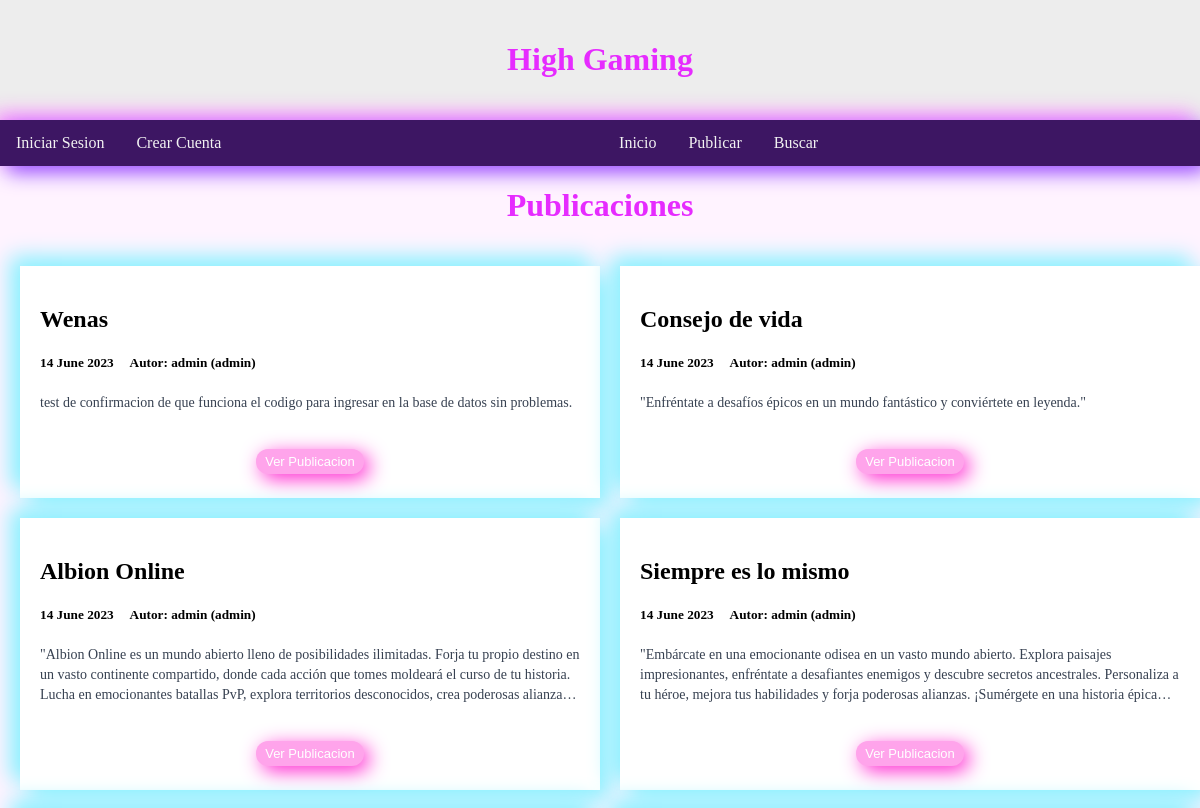
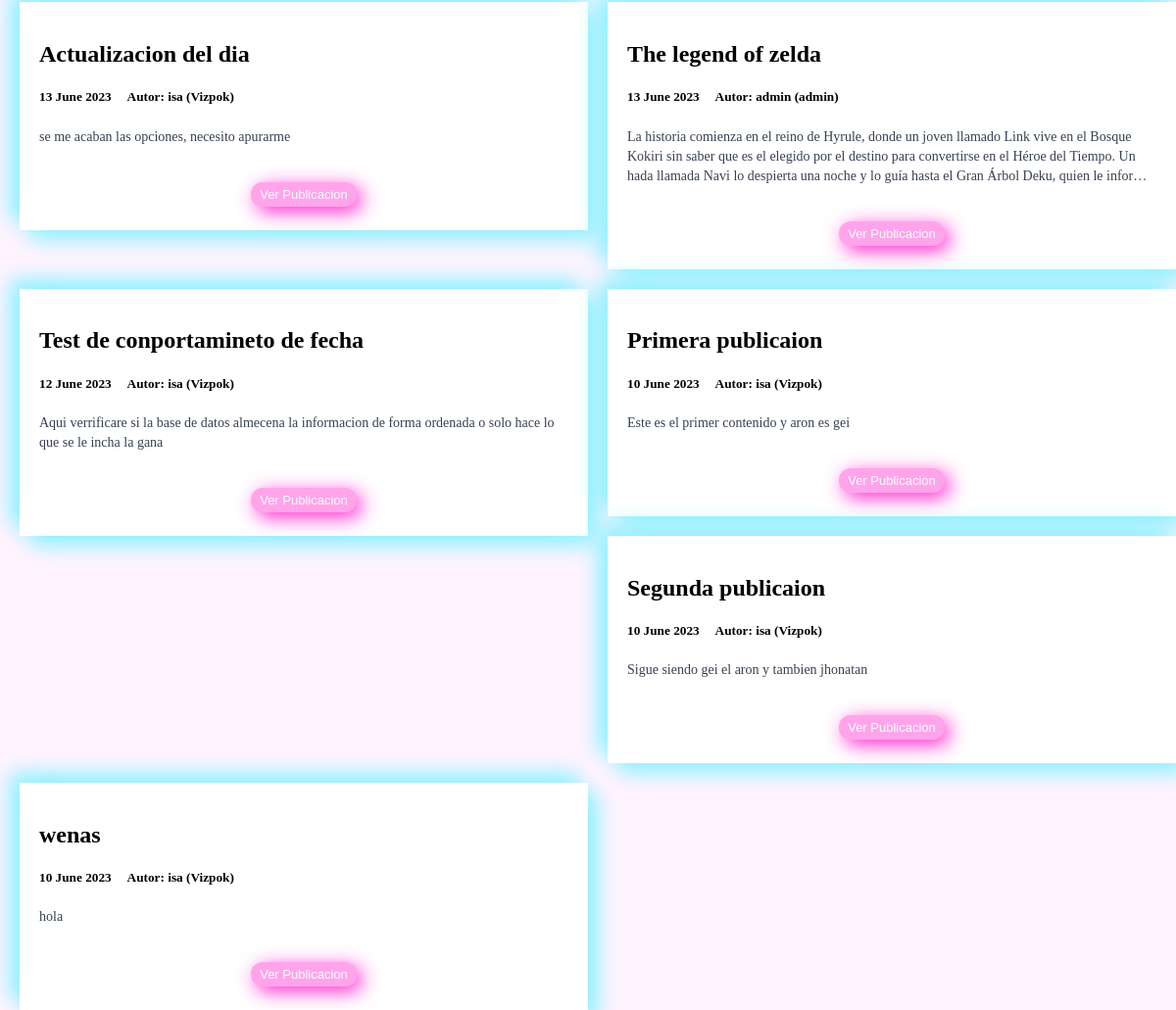
Before: / with the older database file (2 pictures, top to bottom).
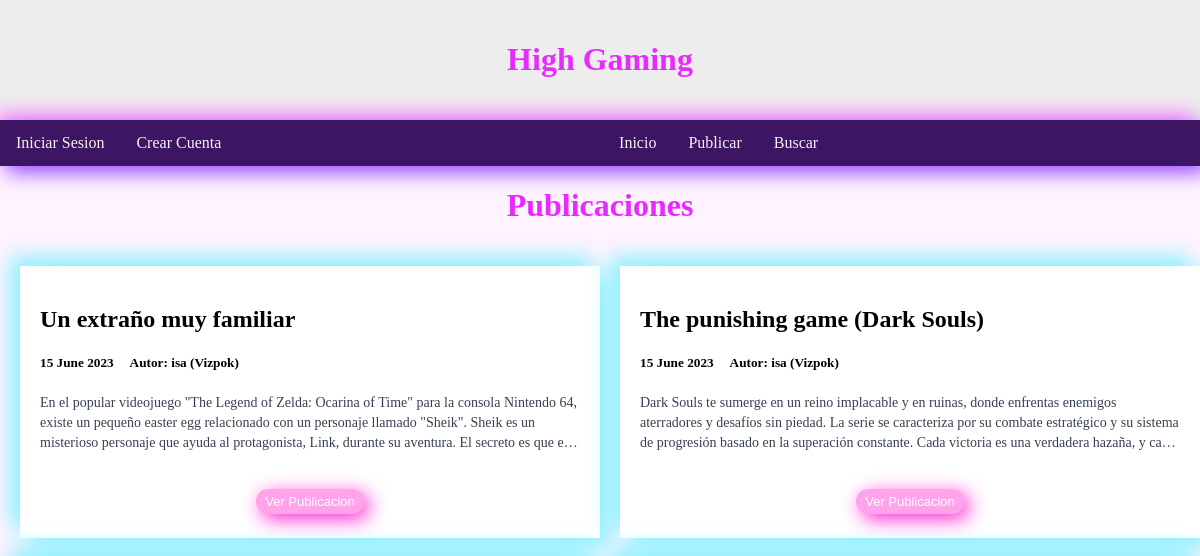
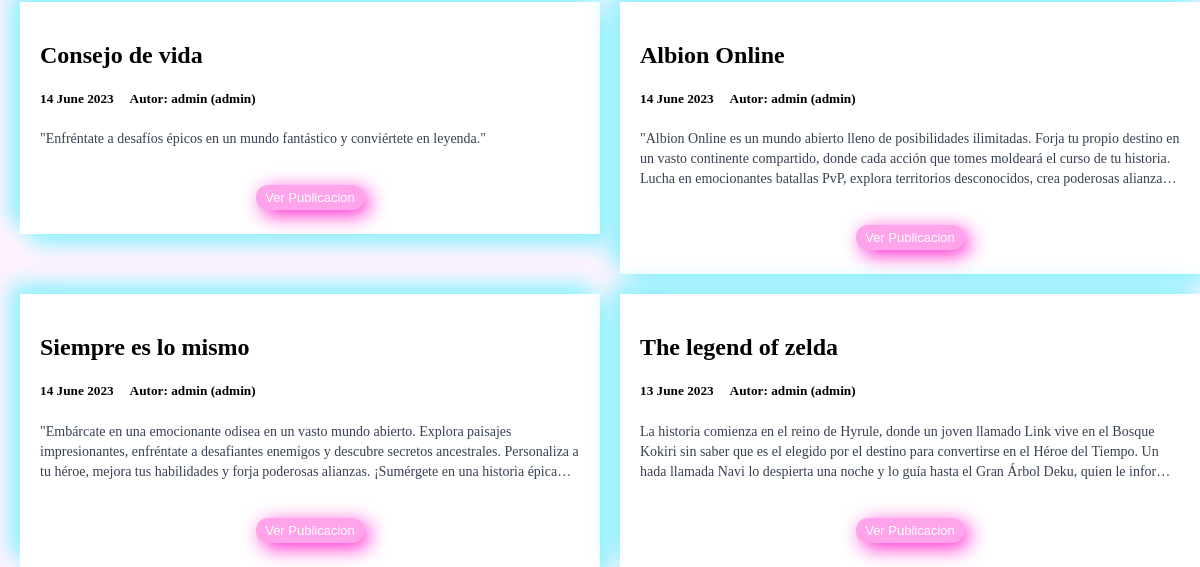
After: the same page with the newer database file (2 pictures, top to bottom).
### tables this page shows
CREATE TABLE `publicaciones` (
  `idp` varchar(34) NOT NULL,
  `id` varchar(34) NOT NULL,
  `titulo` varchar(100) NOT NULL,
  `publicacion` longtext NOT NULL,
  `fecha` varchar(36) NOT NULL
);

CREATE TABLE `sesion` (
  `id` varchar(36) NOT NULL,
  `usuario` varchar(104) NOT NULL,
  `apodo` varchar(100) NOT NULL,
  `contraseña` varchar(104) NOT NULL,
  `telefono` int(64) NOT NULL,
  `email` varchar(64) NOT NULL
);

### index.php (called while the page is built)
<?php
include('menuPage.php');
?>

### menuPage.php (the view, shortened to what this page needs)
<!DOCTYPE html>
<html>
<head>
</head>
  <body>
    <div class="header">
      <h1>High Gaming</h1>
    </div>
    <?php
    echo "<div class='topnav'>";
include("conf/startPage.php");
    echo "<div class='topnav-center'>
            <a href=''>Inicio</a>
            <a href='http://10.114.1.119/whiskey/publicarPage.php'>Publicar</a>
            <a href='http://10.114.1.119/whiskey/buscarPage.php'>Buscar</a>
          </div>
          <div class='topnav-right'></div>
        </div>";
    ?>
    <center>
    <h1>Publicaciones</h1>
    </center>
    <?php
$servername = "localhost";
$username = "root";
$password = "";
$dbname = "respaldo";
$conn = new mysqli($servername, $username, $password, $dbname);
$sql = "SELECT idp, id, titulo, publicacion, fecha FROM publicaciones ORDER BY fecha DESC LIMIT 50";
$result = $conn->query($sql);
if ($result->num_rows > 0) {
  while($row = $result->fetch_assoc()) {
    $autor = $row["id"];
    $conn2 = new mysqli($servername, $username, $password, $dbname);
    $sql2 = "SELECT id, usuario, apodo FROM sesion ";
    $result2 = $conn2->query($sql2);
    if ($result2->num_rows > 0) {
      while($row2 = $result2->fetch_assoc()) {
        if($autor == $row2["id"]){
          $autor = $row2["usuario"];
          $apodo = $row2["apodo"];
          break;
        }
      }
    } else {
      echo "0 results";
    }
    $fecha = $row["fecha"];
    $formato = "d-m-Y";
    $fecha_dt = DateTime::createFromFormat($formato, $fecha);
    $dia = $fecha_dt->format('d');
    $mes = $fecha_dt->format('F');
    $año = $fecha_dt->format('Y');
    echo "<div class='row'>
    <div class='leftcolumn'>
      <div class='card'>
        <h2>".$row["titulo"]."</h2>
        <p>
        <h5>$dia $mes $año &nbsp; &nbsp; Autor: $autor ($apodo)</h5>
        </p>
        <p class='description'>
        ".$row["publicacion"]."</p></br>
        <center>
        <form method = 'POST' action = 'http://10.114.1.119/whiskey/actions/verPage.php'>
          <input type='hidden' name='enviar' value='".$row["idp"]."'>
          <input class = 'buttonHome' type ='submit' value = 'Ver Publicacion'>
          </center>
        </form>
        </div>
        <center>
        </center>
    </div>
    ";
  }
} else {
  echo "0 results";
}
?>
  </body>

### conf/startPage.php
<?php
if(isset($_SESSION["start"]) && $_SESSION["token"] == "SI") {
  echo "<div class='topnav-left'>
          <a href='http://10.114.1.119/whiskey/cuentaPage.php'>Cuenta</a>
        </div>";
} else {
  echo "<div class='topnav-left'>
          <a href='#' id='iniciar-sesion'>Iniciar Sesion</a>
          <a href='#' id='crear-cuenta'>Crear Cuenta</a>
        </div>
        <form id='crear-cuenta-form' action='http://10.114.1.119/whiskey/Sesion/crear_sesion.php' method='POST' style='display: none;'>
        </form>
        <form id='iniciar-sesion-form' action='http://10.114.1.119/whiskey/Sesion/start_sesion.php' method='POST' style='display: none;'>
        </form>
        <script>
          document.getElementById('crear-cuenta').addEventListener('click', function(event) {
            event.preventDefault();
            document.getElementById('crear-cuenta-form').submit();
          });
        </script>
        <script>
          document.getElementById('iniciar-sesion').addEventListener('click', function(event) {
            event.preventDefault();
            document.getElementById('iniciar-sesion-form').submit();
          });
        </script>";
}
?>

Changed rows visible on the page:
removed publicaciones: titulo "Wenas", fecha "14", fecha "June", fecha "2023", sesion.usuario "admin", sesion.apodo "admin", publicacion "test de confirmacion de que funciona el codigo para ingresar en la base de datos sin problemas."
removed publicaciones: titulo "Actualizacion del dia", fecha "13", fecha "June", fecha "2023", sesion.usuario "isa", sesion.apodo "Vizpok", publicacion "se me acaban las opciones, necesito apurarme"
removed publicaciones: titulo "Test de conportamineto de fecha", fecha "12", fecha "June", fecha "2023", sesion.usuario "isa", sesion.apodo "Vizpok", publicacion "Aqui verrificare si la base de datos almecena la informacion de forma ordenada o solo hace lo que se le incha la gana"
removed publicaciones: titulo "Primera publicaion", fecha "10", fecha "June", fecha "2023", sesion.usuario "isa", sesion.apodo "Vizpok", publicacion "Este es el primer contenido y aron es gei"
removed publicaciones: titulo "Segunda publicaion", fecha "10", fecha "June", fecha "2023", sesion.usuario "isa", sesion.apodo "Vizpok", publicacion "Sigue siendo gei el aron y tambien jhonatan"
removed publicaciones: titulo "wenas", fecha "10", fecha "June", fecha "2023", sesion.usuario "isa", sesion.apodo "Vizpok", publicacion "hola"
added publicaciones: titulo "Un extraño muy familiar", fecha "15", fecha "June", fecha "2023", sesion.usuario "isa", sesion.apodo "Vizpok", publicacion "En el popular videojuego \"The Legend of Zelda: Ocarina of Time\" para la consola Nintendo 64, existe un pequeño easter egg relacionado con un personaje llamado \"Sheik\". Sheik es un misterioso personaje que ayuda al protagonista, Link, durante su aventura. El secreto es que…"
added publicaciones: titulo "The punishing game (Dark Souls)", fecha "15", fecha "June", fecha "2023", sesion.usuario "isa", sesion.apodo "Vizpok", publicacion "Dark Souls te sumerge en un reino implacable y en ruinas, donde enfrentas enemigos aterradores y desafíos sin piedad. La serie se caracteriza por su combate estratégico y su sistema de progresión basado en la superación constante. Cada victoria es una verdadera hazaña, y…"
